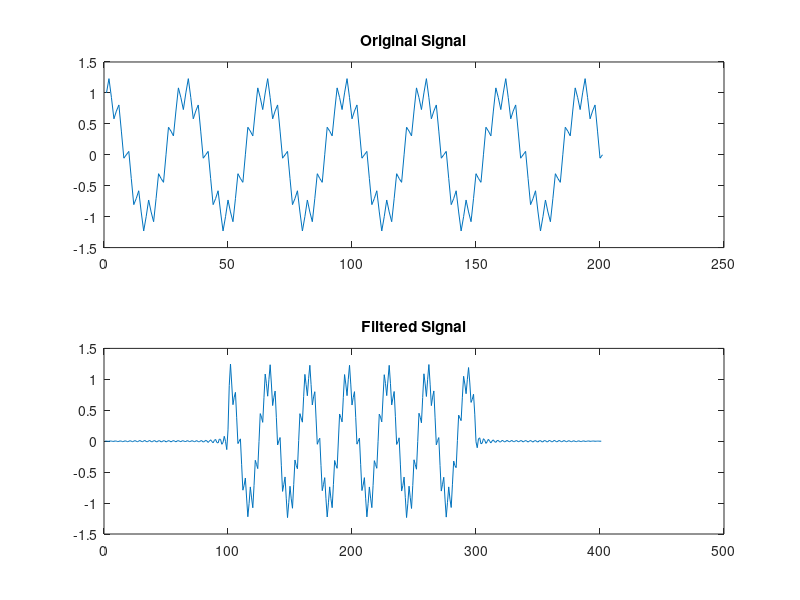
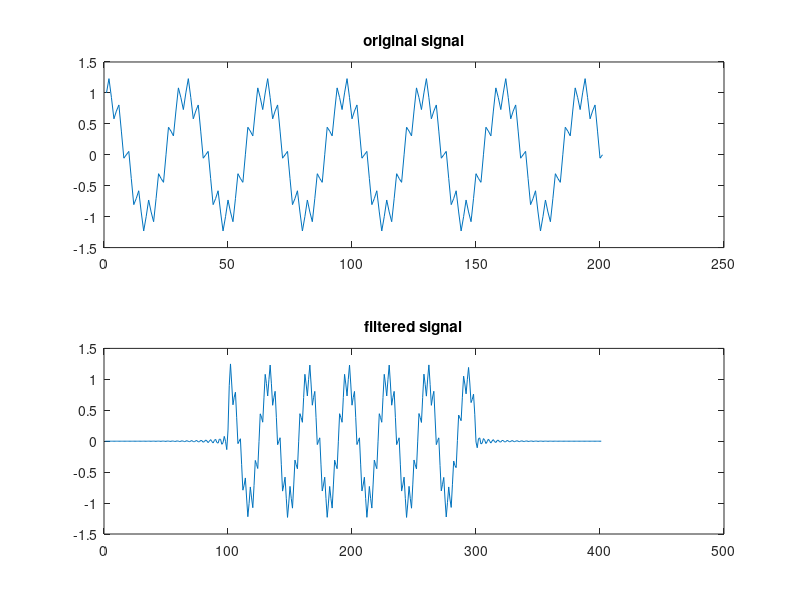
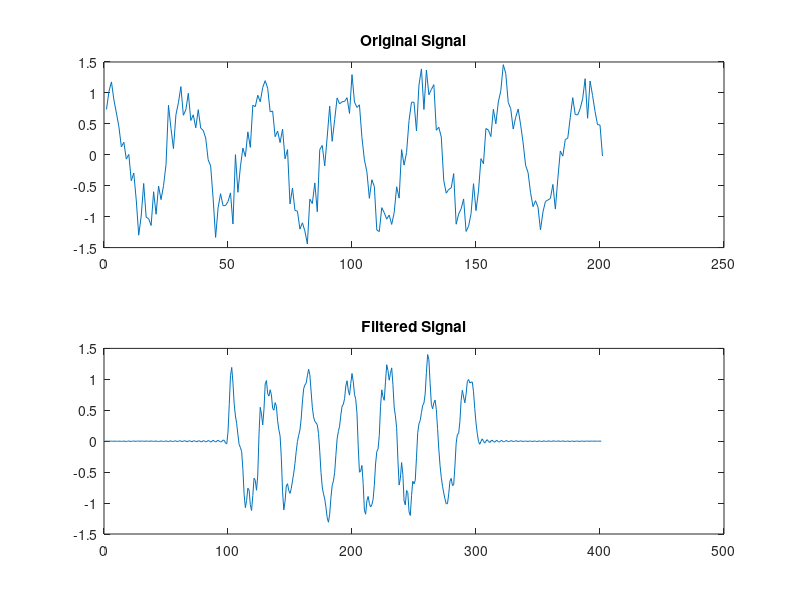
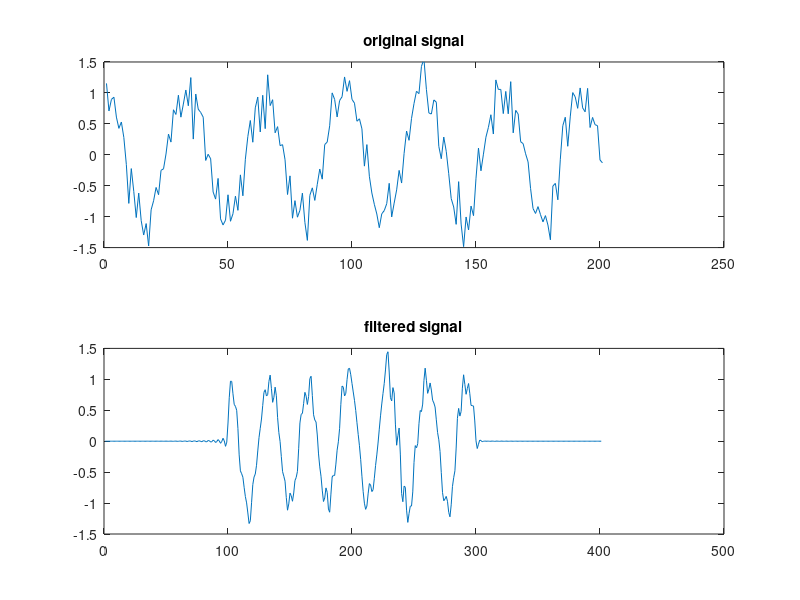

The MATLAB source for these figures, in order:
N = 201;
w0 = pi/6;
n = 0:N-1;
w = ones(1,N);
K = N/2 -1/2;
hn = zeros(1,N);
hd = (sinc(w0*(n-K))*w0);
for j = 1:N
hn(j) = hd(j)*w(j);
end
n = 0:N-1;
xn = cos((n*pi)/16)+1/4*sin((n*pi)/2);
figure('NumberTitle', 'off', 'Name', 'Rectangular');
subplot(2,1,1)
plot(xn);
ylim([-1.5,1.5]);
title("Original Signal");
y = conv(xn,hn);
subplot(2,1,2)
plot(y);
ylim([-1.5,1.5]);
title("Filtered Signal");

N = 201;
w0 = pi/6;
n = 0:N-1;
w = blackman(N);
K = N/2 -1/2;
hn = zeros(1,N);
hd = sinc(w0*(n-K))*w0;
for jj = 1:N
hn(jj) = hd(jj)*w(jj);
end
x = cos(n*pi/16) + 0.25*sin(n*pi/2);
y = conv(x,hn);
figure('NumberTitle', 'off', 'Name', 'Blackman');
subplot(2,1,1)
plot(x);
ylim([-1.5,1.5]);
title("original signal");
subplot(2,1,2)
plot(y);
ylim([-1.5,1.5]);
title("filtered signal");

N = 201;
w0 = pi/6;
n = 0:N-1;
w = ones(1,N);
K = N/2 -1/2;
hn = zeros(1,N);
hd = (sinc(w0*(n-K))*w0);
for j = 1:N
hn(j) = hd(j)*w(j);
end
n = 0:N-1;
xn = cos((n*pi)/16)+1/4*randn(1,201);
figure('NumberTitle', 'off', 'Name', 'Rectangular');
subplot(2,1,1)
plot(xn);
ylim([-1.5,1.5]);
title("Original Signal");
y = conv(xn,hn);
subplot(2,1,2)
plot(y);
ylim([-1.5,1.5]);
title("Filtered Signal");

N = 201;
w0 = pi/6;
n = 0:N-1;
w = blackman(N);
K = N/2 -1/2;
hn = zeros(1,N);
hd = sinc(w0*(n-K))*w0;
for jj = 1:N
hn(jj) = hd(jj)*w(jj);
end
x = cos(n*pi/16) + 1/4*randn(1,201);
y = conv(x,hn);
figure('NumberTitle', 'off', 'Name', 'Blackman');
subplot(2,1,1)
plot(x);
ylim([-1.5,1.5]);
title("original signal");
subplot(2,1,2)
plot(y);
ylim([-1.5,1.5]);
title("filtered signal");